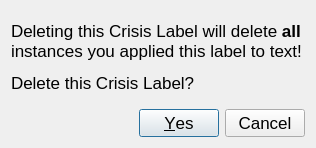
<?xml version="1.0" encoding="UTF-8"?>
<ui version="4.0">
 <class>Dialog</class>
 <widget class="QDialog" name="Dialog">
  <property name="minimumSize">
   <size>
    <width>316</width>
    <height>125</height>
   </size>
  </property>
  <property name="maximumSize">
   <size>
    <width>419</width>
    <height>202</height>
   </size>
  </property>
  <property name="font">
   <font>
    <pointsize>13</pointsize>
    <weight>50</weight>
    <bold>false</bold>
   </font>
  </property>
  <property name="windowTitle">
   <string>Confirm Crisis Label Delete?</string>
  </property>
  <layout class="QVBoxLayout">
   <item>
    <widget class="QLabel" name="label">
     <property name="text">
      <string>&lt;html&gt;&lt;head/&gt;&lt;body&gt;&lt;p&gt;Deleting this Crisis Label will delete &lt;span style=&quot; font-weight:600;&quot;&gt;all &lt;/span&gt;instances you applied this label to text! &lt;/p&gt;&lt;p&gt;Delete this Crisis Label?&lt;/p&gt;&lt;/body&gt;&lt;/html&gt;</string>
     </property>
     <property name="textFormat">
      <enum>Qt::RichText</enum>
     </property>
     <property name="wordWrap">
      <bool>true</bool>
     </property>
    </widget>
   </item>
   <item>
    <widget class="QDialogButtonBox" name="buttonBox">
     <property name="standardButtons">
      <set>QDialogButtonBox::Cancel|QDialogButtonBox::Yes</set>
     </property>
    </widget>
   </item>
  </layout>
 </widget>
 <resources/>
 <connections>
  <connection>
   <sender>buttonBox</sender>
   <signal>accepted()</signal>
   <receiver>Dialog</receiver>
   <slot>accept()</slot>
   <hints>
    <hint type="sourcelabel">
     <x>247</x>
     <y>164</y>
    </hint>
    <hint type="destinationlabel">
     <x>157</x>
     <y>201</y>
    </hint>
   </hints>
  </connection>
  <connection>
   <sender>buttonBox</sender>
   <signal>rejected()</signal>
   <receiver>Dialog</receiver>
   <slot>reject()</slot>
   <hints>
    <hint type="sourcelabel">
     <x>315</x>
     <y>164</y>
    </hint>
    <hint type="destinationlabel">
     <x>286</x>
     <y>201</y>
    </hint>
   </hints>
  </connection>
 </connections>
</ui>
